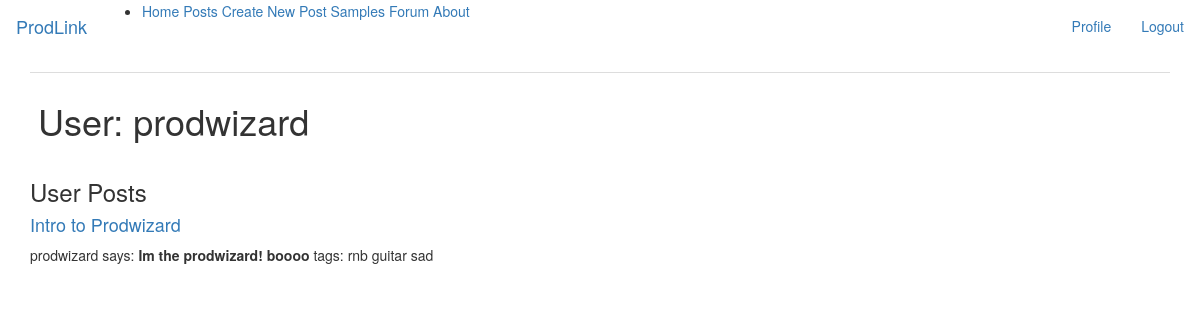
The app's page /user/prodwizard (signed in), older data.
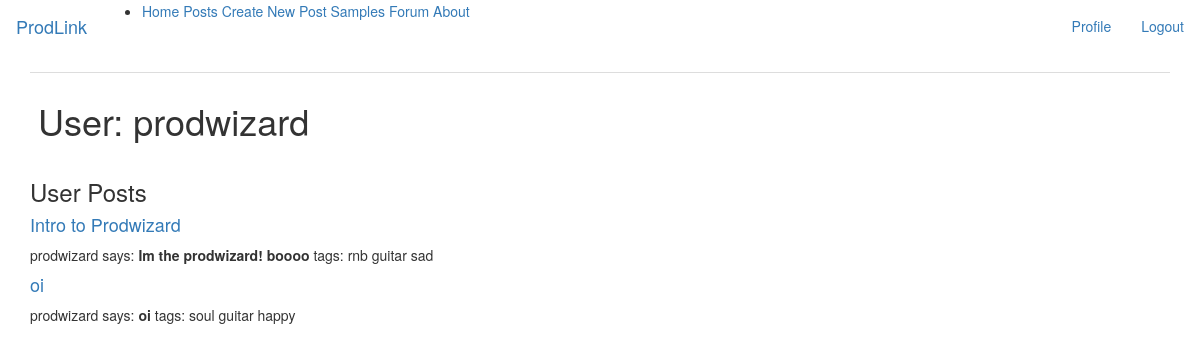
The same page, newer data.
### app/models.py (models this page shows, shortened)
class Post(db.Model):
    id = db.Column(db.Integer, primary_key=True)
    title = db.Column(db.String(140))
    body = db.Column(db.String(140))
    timestamp = db.Column(db.DateTime, index=True, default=datetime.utcnow)
    audio_file = db.Column(db.String(255))
    user_id = db.Column(db.Integer, db.ForeignKey('user.id'))
    tags = db.relationship("Tag", secondary=tag_post_association, back_populates="posts")
    comments = db.relationship("Comment", secondary=comment_post_association, back_populates="posts")

class User(UserMixin, db.Model):
    id = db.Column(db.Integer, primary_key=True)
    username = db.Column(db.String(64), index=True, unique=True)
    email = db.Column(db.String(120), index=True, unique=True)
    password_hash = db.Column(db.String(128))
    posts = db.relationship('Post', backref='author', lazy='dynamic')

class Tag(db.Model):
    id = db.Column(db.Integer, primary_key=True)
    name = db.Column(db.String(64), index=True, unique=True)
    posts = db.relationship("Post", secondary=tag_post_association, back_populates="tags")
    tag_type = db.Column(db.String(64), index=True)
    collaborations = db.relationship("Collaboration", secondary=tag_collab_association, back_populates="tags")

### app/routes.py (the view)
@app.route('/user/<username>')
@login_required
def user(username):
    active_user = User.query.filter_by(username=username).first_or_404()
    form = EmptyForm()
    return render_template('user.html', user=active_user, form=form)

### app/models.py (called while the page is built)
@login.user_loader
def load_user(id):
    return User.query.get(int(id))

### app/templates/user.html
{% extends "base.html" %}
{% block app_content %}
    <table class="table table-hover">
        <tr>
            <td>
                <h1>User: {{ user.username }}</h1>
            </td>
        </tr>
    </table>
    <h3>User Posts</h3>
    {% for post in user.posts %}
    <h4><a href="{{ url_for('post', post_id=post.id) }}">{{ post.title }}</a></h4>
    <p>
    {{ post.author.username }} says: <b>{{ post.body }}</b>
        tags:
        {% for tag in post.tags %}
        {{ tag.name }}
        {% endfor %}
    </p>
    {% endfor %}
{% endblock %}

Row changes from the older to the newer data that the page shows:
added Post: title "oi", author.username "prodwizard", body "oi", Tag (name "guitar")
now on this page (row unchanged): Tag: name "soul", shown under "oi"
now on this page (row unchanged): Tag: name "happy", shown under "oi"
